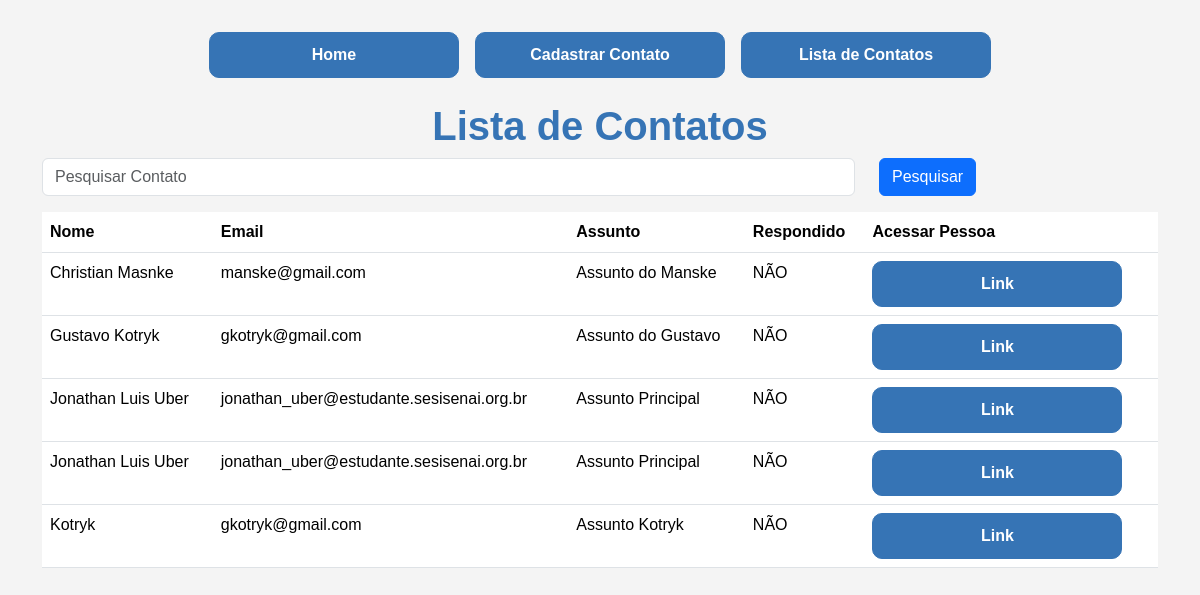
The app's page /contato/lista/, older data.
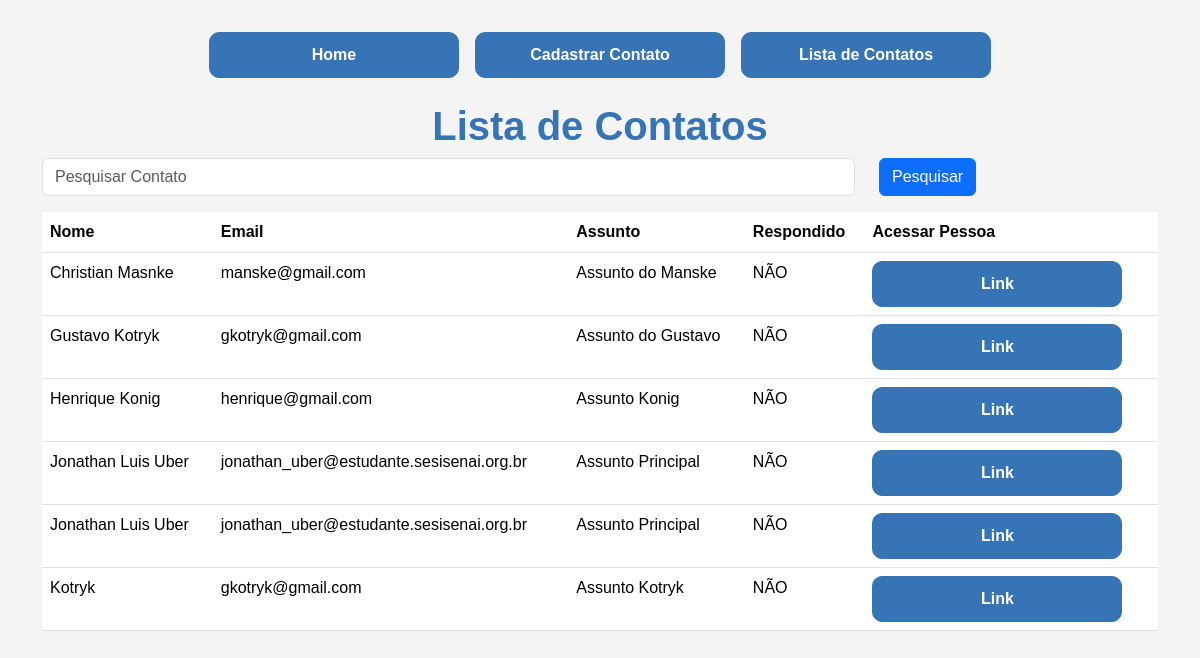
The same page, newer data.
### app/models.py (models this page shows)
class Contato(db.Model):
    id = db.Column(db.Integer, primary_key=True)
    data_envio = db.Column(db.DateTime, default=datetime.now())
    nome = db.Column(db.String(100), nullable=True)
    email = db.Column(db.String(100), nullable=True)
    assunto = db.Column(db.String(100), nullable=True)
    mensagem = db.Column(db.String(100), nullable=True)
    respondido = db.Column(db.Integer, default=0)

### app/views.py (the view)
@app.route('/contato/lista/')
def contatoLista():
    if request.method == 'GET':
        pesquisa = request.args.get('pesquisa', '')
    dados = Contato.query.order_by('nome')
    if pesquisa != '':
        dados = dados.filter(Contato.nome.ilike(f'%{pesquisa}%'))
    context = {'dados' : dados.all()}
    return render_template('contato_lista.html', context=context)

### app/templates/contato_lista.html
{% extends "base.html" %}
{% block content %}
    <div class="container">
        {% include "nav.html" %}
            <div class="row mt-4">
                <h3>Lista de Contatos</h3>
                <form action="" method="get" class="row">
                    <div class="col-9">
                        <input type="text" name="pesquisa" class="form-control" placeholder="Pesquisar Contato">
                    </div>
                    <div class="col-3">
                        <button type="submit" class="btn btn-primary">Pesquisar</button>
                    </div>
                </form>
                <div class="col-12">
                    <table class="table mt-3">
                        <thead>
                            <tr>
                                <th>Nome</th>
                                <th>Email</th>
                                <th>Assunto</th>
                                <th>Respondido</th>
                                <th>Acessar Pessoa</th>
                            </tr>
                        </thead>
                        <body>
                            {% for linha in context.dados %}
                                <tr>
                                    <td>{{ linha.nome }}</td>
                                    <td>{{ linha.email }}</td>
                                    <td>{{ linha.assunto }}</td>
                                    <td>
                                        {% if linha.respondido == 1 %}
                                            SIM
                                        {% else %}
                                            NÃO
                                        {% endif%}
                                    </td>
                                    <td><a href="{{url_for('contatoDetalhes', id = linha.id)}}">Link</a></td>
                                </tr>
                            {% endfor %}
                        </body>
                    </table>
                </div>
            </div>
       </div>
{% endblock %}

### app/templates/base.html (shortened to what this page needs)
<!DOCTYPE html>
<html lang="pt-br">
<head>
    <link href="https://cdn.jsdelivr.net/npm/bootstrap@5.3.7/dist/css/bootstrap.min.css" rel="stylesheet">
    <link rel="stylesheet" href="{{ url_for('static', filename='style.css') }}">
</head>
<body>
    <section class="container-fluid">
        {% block content %} {% endblock %}
    </section>
</body>
</html>

### app/templates/nav.html
{% extends "base.html" %}
{% block content %}
    <div class="botoesLinks">
        <a href="{{url_for('homepage')}}">Home</a>
        <a href="{{url_for('contato_cadastro')}}">Cadastrar Contato</a>
        <a href="{{url_for('contatoLista')}}" style="text-align: center;">Lista de Contatos</a>
    </div>
{% endblock %}

### app/static/style.css (style rules this page uses)
* { margin: 0; padding: 0; }
body { font-family: Arial, sans-serif; background-color: #f4f4f4; color: #3674B5; }
h3 { font-size: 40px; text-align: center; font-weight: 800; }
a { display: flex; justify-content: center; text-decoration: none !important; color: #ffffff !important; font-weight: 600; background-color: #3674B5; padding: 10px; width: 250px; border-radius: 10px; transition: all 0.8s ease; border: 1px solid #3674B5; }
.container-fluid { display: flex; flex-direction: column; justify-content: center; align-items: center; }
.botoesLinks { display: flex; flex-direction: row; justify-content: center; align-items: center; gap: 1rem; margin-top: 2rem; }

Row changes from the older to the newer data that the page shows:
added Contato: nome "Henrique Konig", email "henrique@gmail.com", assunto "Assunto Konig", respondido "NÃO"
